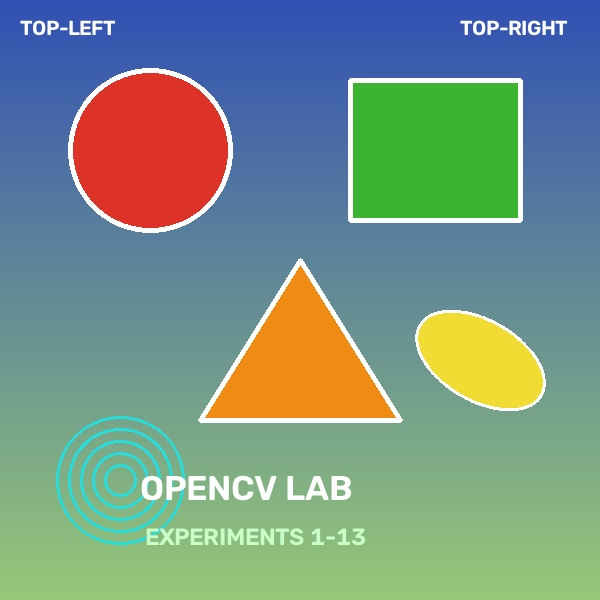
#> input picture LAB/photo.jpg, 600 x 600 px
$ python 'experiment 6.py'
#> lines starting #> are read from the running program, lines starting #| are printed output that depends on the picture
"""
EXPERIMENT 6
Aim: Perform basic Image Handling and processing operations on the image is to read an image in python and Convert an Image to erode using Erode function.
"""
import cv2
import numpy as np
import os

img_path = "photo.jpg" if os.path.exists("photo.jpg") else "sample.jpg"
image = cv2.imread(img_path)
#> image is the input picture: shape (600, 600, 3); mean B, G, R 133.6, 146.9, 119.8
if image is None:
    raise FileNotFoundError(f"Image not found at {img_path}")

kernel = np.ones((5, 5), np.uint8)
eroded = cv2.erode(image, kernel, iterations=1)
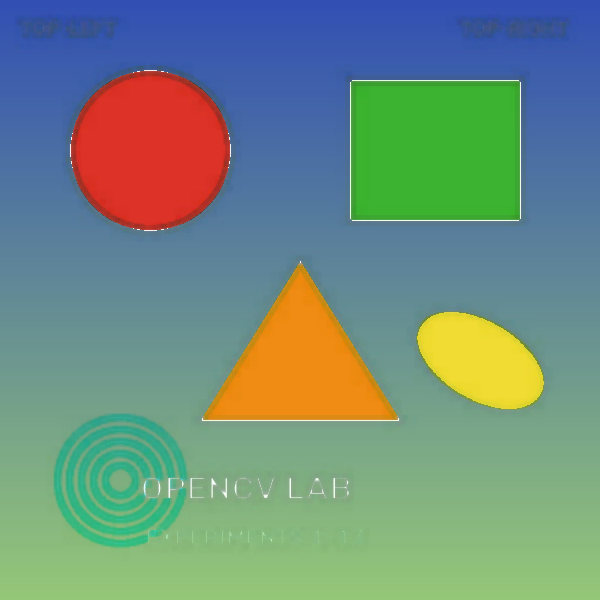
#> eroded: shape (600, 600, 3); mean B, G, R 126.2, 141.1, 112.5
cv2.imwrite("experiment 6_output.jpg", eroded)
print("[OK] Saved experiment 6_output.jpg")

cv2.imshow("Original Image", image)
cv2.imshow("Eroded Image", eroded)
cv2.waitKey(1000)
cv2.destroyAllWindows()

$ run again, with LAB/experiment 10_y_axis_flipped.jpg copied over LAB/photo.jpg
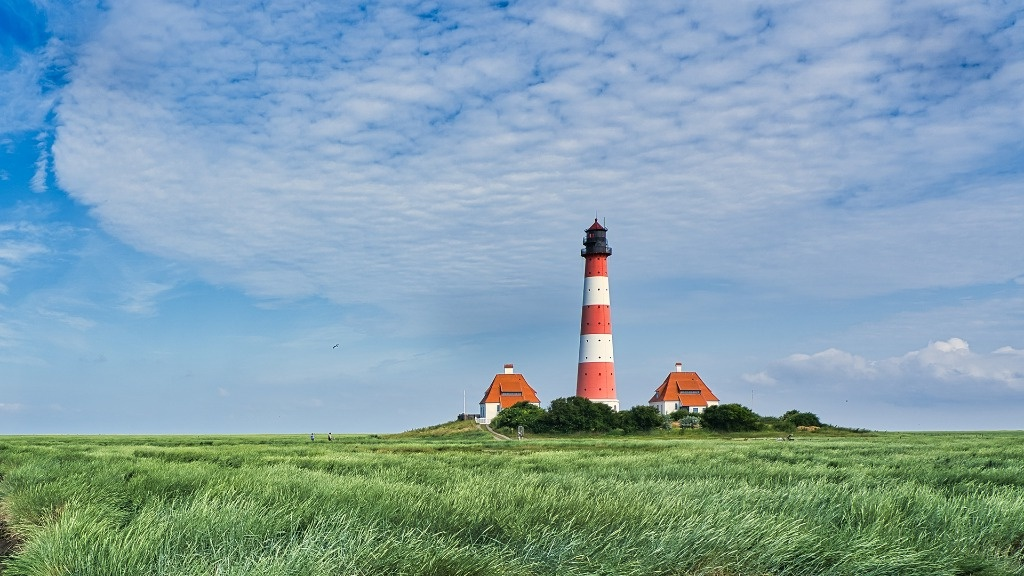
#> input picture LAB/experiment 10_y_axis_flipped.jpg, 1024 x 576 px
#> image is the input picture: shape (576, 1024, 3); mean B, G, R 170.9, 160.8, 129.9
#> `eroded = cv2.erode(image, kernel, iterations=1)`:
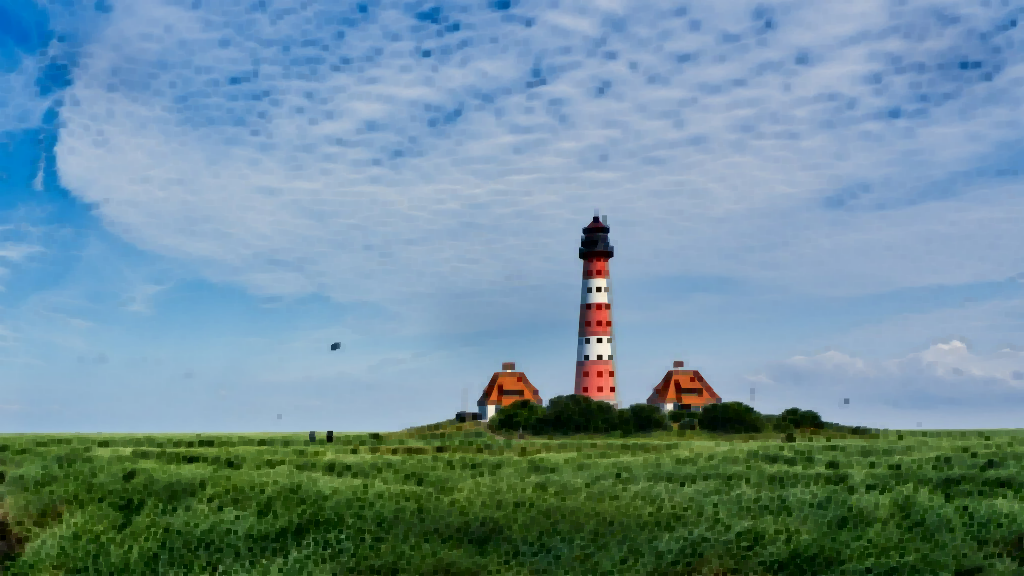
#> eroded: shape (576, 1024, 3); mean B, G, R 152.7, 141.8, 110
